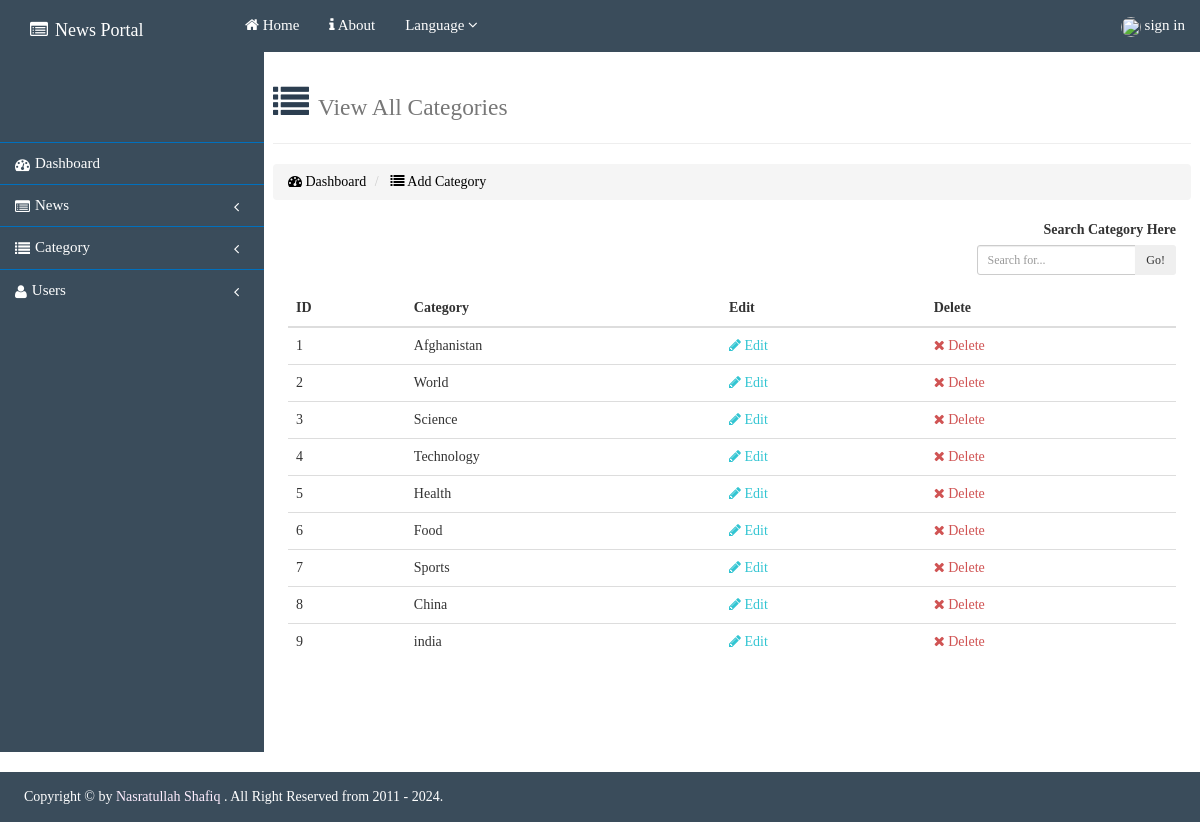
The page /Administrator/Manage-Category.php on the database its author committed.
### tables this page shows
CREATE TABLE `category` (
  `Category_ID` int(11) NOT NULL,
  `Category` varchar(50) NOT NULL,
  `Language` varchar(11) NOT NULL
);

### Administrator/_Partial Components/Database.php (called while the page is built, shortened)
<?php
Class Database{
 public $host   = "localhost";
 public $user   = "root";
 public $pass   = "";
 public $db     = "newsportal";
 public $link;
private function connectDB(){
 $this->link = new mysqli($this->host, $this->user, $this->pass, $this->db);
 }
public function select($query){
  $result = $this->link->query($query) or
   die($this->link->error.__LINE__);
  if($result->num_rows > 0){
    return $result;
  } else {
    return false;
  }
 }
}

### Administrator/_Partial Components/Exam.php (called while the page is built, shortened)
<?php
class Exam{
	private $db;
	public function __construct(){
		$this->db = new Database();
	}
	public function getCategory(){
		$query = "SELECT * from Category where Language = 'English'";
		mysqli_set_charset($this->db->link, 'UTF8');
		$getData = $this->db->select($query);
		return $getData;
	}
}
?>

### Administrator/Manage-Category.php (the view, shortened to what this page needs)
<?php
include('./_Partial Components/Header.php');
?>    <div class="containe">
    	<div class="row" id="row">
            <div class="left-side-bar">
                <?php include('./_Partial Components/Navigation.php');?>
            </div>
            <div class="right-side-bar">
            <div class="row">
            <div calss = "col-md-9">
                <h1 style = "color: #2C3E50"> <i class = "fa fa-list"> </i> <small> View All Categories </small></h1><hr>
                <ol class="breadcrumb">
                    <li style="color: #5C9BD1"><a href="index.php"> <i class = "fa fa-tachometer"></i> Dashboard </a></li>
                    <li class = ""> <a href="Add-Category.php"> <i class = "fa fa-list"></i> Add Category </a></li>
                </ol>
            </div>
            <div class = "col-sm-9">
            </div>
            <div class = "col-sm-3 text-right">
                <form class=" " method="POST">
                        <div class="form-group">
                            <label> Search Category Here</label>
                            <div class="input-group input-group-sm">
                                <input type="text" class="form-control" id ="SearchCategory" placeholder="Search for...">
                                <span class="input-group-btn">
                                    <button class="btn green" type="button">Go!</button>
                                </span>
                            </div>
                        </div>
                    </form>
            </div>
            <div class="col-md-12" id = "resultCategory">
                    <?php
                    $Category = $exm->getCategory();
                    if(!$Category){
                        echo "<h2> No Subjects Table exists </h2>";
                    }
                    else{
                    if($Category->num_rows>0){
                    ?>
                <table class="table table-stripped table-hover">
                    <thead>
                        <tr>
                            <th> ID </th>
                            <th> Category </th>
                            <th> Edit </th>
                            <th> Delete </th>
                        </tr>
                    </thead>
                <?php
                $i=1;
                while($row = $Category->fetch_array()){
                    $ecrypt_1 = (($row['Category_ID']*123456789*9999)/999999);
                    $dltlink = "Delete/DeleteCategory.php?del=".urlencode(base64_encode($ecrypt_1));
                    $edtlink = "Edit-Category.php?edt=".urlencode(base64_encode($ecrypt_1));
                    ?>
                    <tr>
                        <td>
                            <?php
                                echo $i;
                            ?>
                        </td>
                        <td> <?php echo $row['Category'];?> </td>
                        <td> <a href="<?php echo $edtlink?>" style="color: #32C5D2;"  data-toggle="tooltip" data-placement="top" title="Edit Category"> <i class = "fa fa-pencil"></i> Edit</a></td>
                        <td> <a onclick="return confirm('are you sure you want to delete')" href="<?php echo $dltlink?>" style="color: #D05454;"  data-toggle="tooltip" data-placement="top" title="Delete Category"> <i class = "fa fa-times"></i> Delete </a> </td>
                    </tr>
                <?php $i++; }}
                else{
                    echo "<h2> No Category Available ! </h2> ";
                    echo "<br>";
                    }
                    }
                    ?>
                    </table>
            </div>
                </div>
    		</div>
    	</div>
    </div>
<?php
include('./_Partial Components/Footer.php');
?>

### Administrator/CSS/Quiz_Admin_Panel.css (style rules this page uses)
body { font-family: calibri; }
.left-side-bar { width: 17%; float: left; margin-left: 0px; }
.right-side-bar { width: 80%; float: right; margin: 1%; padding-right: 1%; }
.right-side-bar a { color: black; }
#row { padding: 0px; margin: 0px; }
a { text-decoration: none; }
@media only screen and (min-width:769px)and (max-width: 1200px) { body { margin: 0px; } }
@media only screen and (min-width:769px)and (max-width: 1200px) { .left-side-bar { width: 22%; } }
@media only screen and (min-width:769px)and (max-width: 1200px) { .right-side-bar { width:75%; } }

### rows shown on the page
category: Category "Afghanistan"
category: Category "World"
category: Category "Science"
category: Category "Technology"
category: Category "Health"
category: Category "Food"
category: Category "Sports"
category: Category "China"
category: Category "india"
